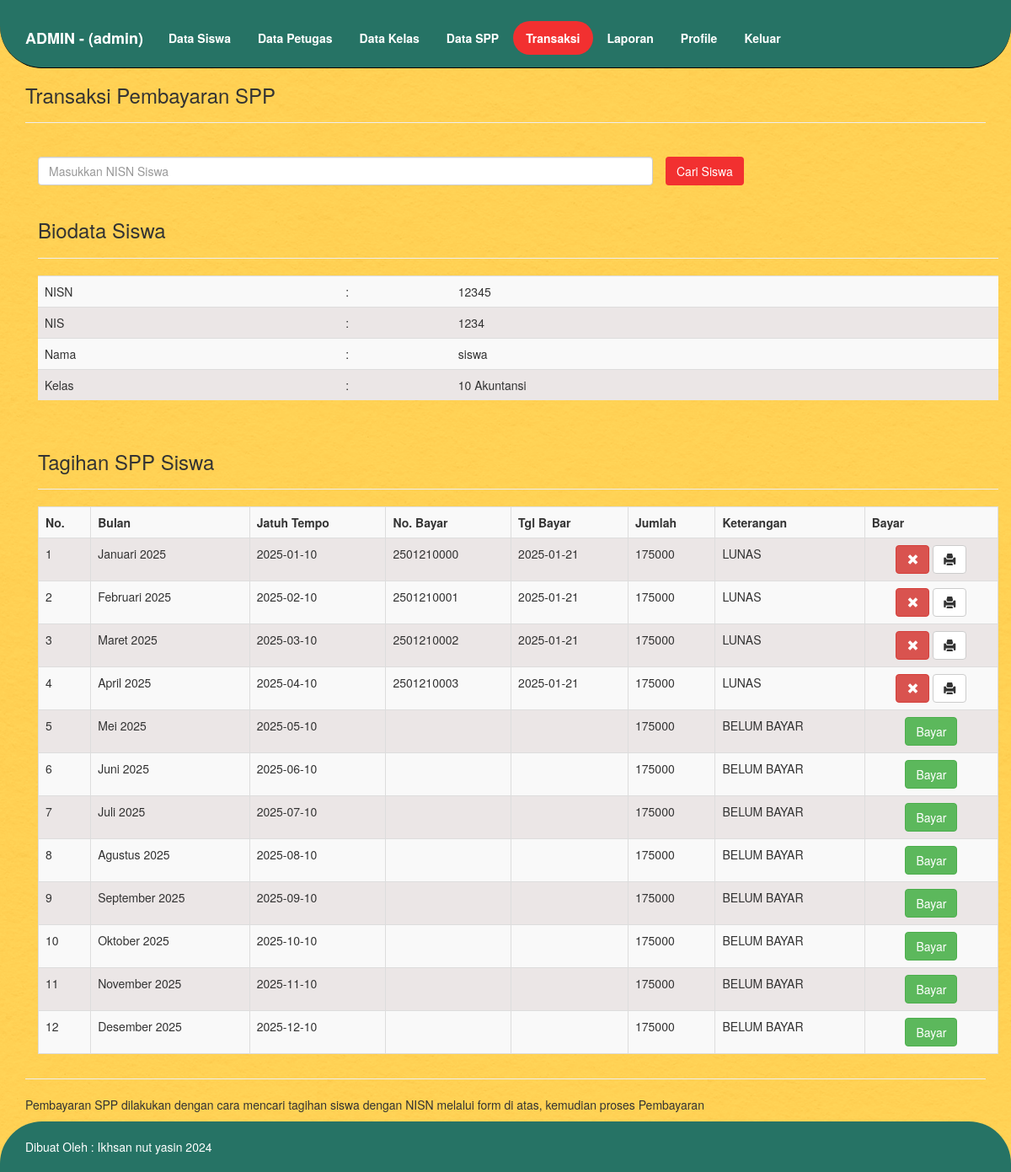
The app's page /app/admin/transaksi.php?nisn=12345 (signed in) with its own data.
### tables this page shows
CREATE TABLE `tb_petugas` (
  `id_petugas` int(11) NOT NULL,
  `username` varchar(35) NOT NULL,
  `password` varchar(50) NOT NULL,
  `nama_petugas` varchar(35) NOT NULL,
  `alamat` varchar(100) NOT NULL,
  `telepon` varchar(15) NOT NULL,
  `level` enum('admin','petugas') NOT NULL
);

CREATE TABLE `tb_siswa` (
  `nisn` char(10) NOT NULL,
  `nis` char(8) NOT NULL,
  `nama` varchar(35) NOT NULL,
  `id_kelas` int(11) NOT NULL,
  `alamat` text NOT NULL,
  `no_hp` varchar(13) NOT NULL,
  `id_spp` int(11) NOT NULL
);

CREATE TABLE `tb_kelas` (
  `id_kelas` int(11) NOT NULL,
  `nama_kelas` varchar(10) NOT NULL,
  `kompetensi_keahlian` varchar(50) NOT NULL
);

CREATE TABLE `tb_pembayaran` (
  `id_pembayaran` int(11) NOT NULL,
  `id_petugas` int(11) DEFAULT NULL,
  `nisn` char(10) NOT NULL,
  `bulan` varchar(20) NOT NULL,
  `nobayar` varchar(20) DEFAULT NULL,
  `jatuh_tempo` date NOT NULL,
  `tgl_bayar` date DEFAULT NULL,
  `id_spp` int(11) NOT NULL,
  `jumlah_bayar` int(11) NOT NULL,
  `ket` varchar(15) DEFAULT NULL
);

### app/admin/transaksi.php (the view, shortened to what this page needs)
<?php
    include "../inc/koneksi.php";
    $qprofil = mysqli_query($konek, "SELECT * FROM tb_petugas WHERE id_petugas='$_SESSION[id]'");
    $profil = mysqli_fetch_array($qprofil);
?>
<!DOCTYPE html>
<html lang="en">
<head>
    <link href="./../assets/css/bootstrap.min.css" rel="stylesheet">
    <link href="./../assets/style.css" rel="stylesheet">
</head>
<body>
     <nav class="navbar navbar-default navbar-fixed-top" style="border-radius: 0px 0px 50px 50px; border-color: black; background-color:  #267365;">
      <div class="container">
        <div class="navbar-header" style="margin-top: 20px;">
          <a class="navbar-brand" href="./" style="color: white;">ADMIN - (<?php echo $profil['nama_petugas']; ?>)</a>
        </div>
        <div style="margin-top: 25px; margin-bottom: 10px;">
         <ul class="nav nav-pills" role="tablist">
            <li role="presentation"><a href="tampil_siswa.php">Data Siswa</a></li>
            <li role="presentation"><a href="tampil_petugas.php">Data Petugas</a></li>
            <li role="presentation"><a href="tampil_kelas.php">Data Kelas</a></li>
            <li role="presentation"><a href="tampil_spp.php">Data SPP</a></li>
            <li role="presentation"   style="background-color: #F23030; border-radius: 50px;"><a href="transaksi.php">Transaksi</a></li>
            <li role="presentation"><a href="laporan.php">Laporan</a></li>
            <li role="presentation"><a href="profile.php">Profile</a></li>
            <li role="presentation"><a href="../inc/logout.php">Keluar</a></li>
      </ul>
        </div>
      </div>
    </nav>
    <div class="container">
        <div class="page-header">
            <h3>Transaksi Pembayaran SPP</h3>
        </div>
        <div class="page-header">
            <form action="" method="get">
                <div class="col-xs-12 col-md-8">
                    <input class="form-control" type="text" name="nisn" placeholder="Masukkan NISN Siswa">
                </div>
                <input class="btn" type="submit" name="cari" value="Cari Siswa" style="background-color:#F23030; color: white;">
            </form>
            <?php
                if (isset($_GET['nisn']) && $_GET['nisn']!='') {
                    $sqlSiswa = mysqli_query($konek, "SELECT * FROM tb_siswa WHERE nisn='$_GET[nisn]'");
                    $ds = mysqli_fetch_array($sqlSiswa);
                    $nisn = $ds['nisn'];
                    $id_kelas = $ds['id_kelas'];
                    $sqlKelas = mysqli_query($konek, "SELECT * FROM tb_kelas WHERE id_kelas='$id_kelas'");
                    $dk = mysqli_fetch_array($sqlKelas);
                    ?>
                    <div class="container">
                        <div class="page-header">
                            <h3>Biodata Siswa</h3>
                        </div>
                        <table class="table table-striped" style="background-color: #ebe6e6;">
                            <tbody>
                                <tr>
                                    <td>NISN</td>
                                    <td>:</td>
                                    <td><?php echo $ds['nisn']; ?></td>
                                </tr>
                                <tr>
                                    <td>NIS</td>
                                    <td>:</td>
                                    <td><?php echo $ds['nis']; ?></td>
                                </tr>
                                <tr>
                                    <td>Nama</td>
                                    <td>:</td>
                                    <td><?php echo $ds['nama']; ?></td>
                                </tr>
                                <tr>
                                    <td>Kelas</td>
                                    <td>:</td>
                                    <td><?php echo $dk['nama_kelas']." ".$dk['kompetensi_keahlian']; ?></td>
                                </tr>
                            </tbody>
                        </table>
                    </div>
                    <div class="container">
                        <div class="page-header">
                            <h3>Tagihan SPP Siswa</h3>
                        </div>
                        <table class="table table-bordered table-striped" style="background-color: #ebe6e6;">
                            <tr>
                                <th>No.</th>
                                <th>Bulan</th>
                                <th>Jatuh Tempo</th>
                                <th>No. Bayar</th>
                                <th>Tgl Bayar</th>
                                <th>Jumlah</th>
                                <th>Keterangan</th>
                                <th>Bayar</th>
                            </tr>
                        <?php
                            $sql = mysqli_query($konek, "SELECT * FROM tb_pembayaran WHERE nisn='$nisn'");
                            $no = 1;
                            while ($d=mysqli_fetch_array($sql)) {
                                echo "
                                <tr>
                                    <td>$no</td>
                                    <td>$d[bulan]</td>
                                    <td>$d[jatuh_tempo]</td>
                                    <td>$d[nobayar]</td>
                                    <td>$d[tgl_bayar]</td>
                                    <td>$d[jumlah_bayar]</td>
                                    <td>$d[ket]</td>
                                    <td align='center'>";
                                        if($d['tgl_bayar']==''){
                                            echo "<a class='btn btn-success' href='proses_transaksi.php?nisn=$nisn&act=bayar&id=$d[id_spp]&bulan=$d[bulan]'>Bayar</a>";
                                        }else {
                                            ?>
                                            <a onclick="return confirm('Anda akan menghapusnya membatalkan?')" title="Batal" class="btn btn-danger" href="proses_transaksi.php?nisn=<?php echo $nisn; ?>&act=batal&id=<?php echo $d['id_spp']; ?>&bulan=<?php echo $d['bulan']; ?>"><span class="glyphicon glyphicon-remove" aria-hidden="true"></a>
                                            <a class="btn btn-default" title="Cetak" href="cetak_slip_transaksi.php?nisn=<?php echo $nisn; ?>&id=<?php echo $d['id_spp']; ?>&bulan=<?php echo $d['bulan']; ?>" target="_blank"><span class="glyphicon glyphicon-print" aria-hidden="true"></a>
                                            <?php
                                        }
                                    echo "</td>
                                </tr>";
                                $no++;
                            }
                        ?>
                        </table>
                    </div>
                    <?php
                }
            ?>
        </div>
            <p>Pembayaran SPP dilakukan dengan cara mencari tagihan siswa dengan NISN melalui form di atas, kemudian proses Pembayaran</p>
    </div>
<?php
    include "footer.php";
?>

### app/assets/style.css (style rules this page uses)
html { position: relative; min-height: 100%; }
body { margin-bottom: 60px; }
body > .container { padding: 60px 15px 0; }

### app/admin/transaksi.php (style rules this page uses)
body { background-image: url(../assets/img/bg-1.jpg); background-size: cover; }
a { color: white;font-weight: bold; }

### records on screen
tb_petugas: nama_petugas "admin"
tb_siswa: nisn "12345", nis "1234", nama "siswa"
tb_kelas: nama_kelas "10", kompetensi_keahlian "Akuntansi"
tb_pembayaran: bulan "Januari 2025", jatuh_tempo "2025-01-10", nobayar "2501210000", tgl_bayar "2025-01-21", jumlah_bayar "175000", ket "LUNAS"
tb_pembayaran: bulan "Februari 2025", jatuh_tempo "2025-02-10", nobayar "2501210001", tgl_bayar "2025-01-21", jumlah_bayar "175000", ket "LUNAS"
tb_pembayaran: bulan "Maret 2025", jatuh_tempo "2025-03-10", nobayar "2501210002", tgl_bayar "2025-01-21", jumlah_bayar "175000", ket "LUNAS"
tb_pembayaran: bulan "April 2025", jatuh_tempo "2025-04-10", nobayar "2501210003", tgl_bayar "2025-01-21", jumlah_bayar "175000", ket "LUNAS"
tb_pembayaran: bulan "Mei 2025", jatuh_tempo "2025-05-10", jumlah_bayar "175000", ket "BELUM BAYAR"
tb_pembayaran: bulan "Juni 2025", jatuh_tempo "2025-06-10", jumlah_bayar "175000", ket "BELUM BAYAR"
tb_pembayaran: bulan "Juli 2025", jatuh_tempo "2025-07-10", jumlah_bayar "175000", ket "BELUM BAYAR"
tb_pembayaran: bulan "Agustus 2025", jatuh_tempo "2025-08-10", jumlah_bayar "175000", ket "BELUM BAYAR"
tb_pembayaran: bulan "September 2025", jatuh_tempo "2025-09-10", jumlah_bayar "175000", ket "BELUM BAYAR"
tb_pembayaran: bulan "Oktober 2025", jatuh_tempo "2025-10-10", jumlah_bayar "175000", ket "BELUM BAYAR"
tb_pembayaran: bulan "November 2025", jatuh_tempo "2025-11-10", jumlah_bayar "175000", ket "BELUM BAYAR"
tb_pembayaran: bulan "Desember 2025", jatuh_tempo "2025-12-10", jumlah_bayar "175000", ket "BELUM BAYAR"
